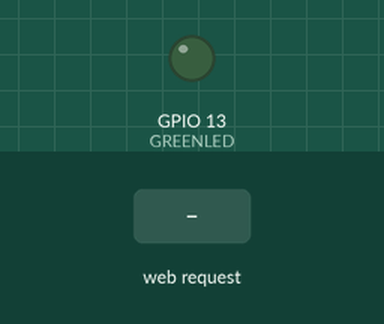
This program was run on a simulated ESP32. On the bench: output pins drawn as LEDs (lit = HIGH). The inputs (shaded band) are chosen by the test bench. WiFi joins after 1.5 s; servers stay silent unless stated; what the program prints to the serial monitor is not drawn.

Above: at 2.7 s.
2.8 s: HTTP request GET /H received
At 3.8 s:
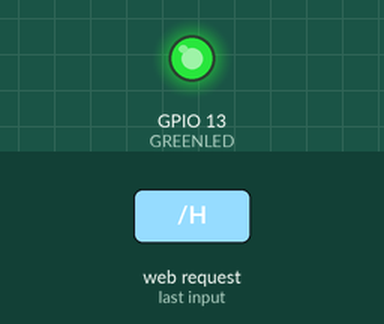
4.3 s: HTTP request GET /L received
At 4.9 s:
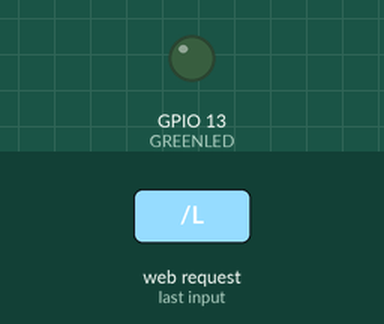
Timing chart, 0 to 7.3 s (numbered marks = the images above; inputs shaded):
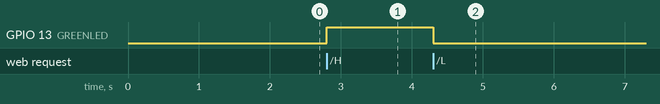

The program:

main.cpp
```cpp
#include <Arduino.h>
#include <WiFi.h>
#define GREENLED 13
#define SWITCH 12

const char* ssid     = "74902G";
const char* password = "02423886407422970452";

WiFiServer server(80);

void setup()
{
    Serial.begin(115200);
    pinMode(GREENLED, OUTPUT);      // set the LED pin mode

    delay(10);

    // We start by connecting to a WiFi network

    Serial.println();
    Serial.println();
    Serial.print("Connecting to ");
    Serial.println(ssid);

    WiFi.begin(ssid, password);

    while (WiFi.status() != WL_CONNECTED) {
        delay(500);
        Serial.print(".");
    }

    Serial.println("");
    Serial.println("WiFi connected.");
    Serial.println("IP address: ");
    Serial.println(WiFi.localIP());

    server.begin();

}

int value = 0;

void loop(){
 WiFiClient client = server.available();   // listen for incoming clients

  if (client) {                             // if you get a client,
    Serial.println("New Client.");           // print a message out the serial port
    String currentLine = "";                // make a String to hold incoming data from the client
    while (client.connected()) {            // loop while the client's connected
      if (client.available()) {             // if there's bytes to read from the client,
        char c = client.read();             // read a byte, then
        Serial.write(c);                    // print it out the serial monitor
        if (c == '\n') {                    // if the byte is a newline character

          // if the current line is blank, you got two newline characters in a row.
          // that's the end of the client HTTP request, so send a response:
          if (currentLine.length() == 0) {
            // HTTP headers always start with a response code (e.g. HTTP/1.1 200 OK)
            // and a content-type so the client knows what's coming, then a blank line:
            client.println("HTTP/1.1 200 OK");
            client.println("Content-type:text/html");
            client.println();

            // the content of the HTTP response follows the header:
            client.print("Click <a href=\"/H\">here</a> to turn the LED on pin 2 on.<br>");
            client.print("Click <a href=\"/L\">here</a> to turn the LED on pin 2 off.<br>");

            // The HTTP response ends with another blank line:
            client.println();
            // break out of the while loop:
            break;
          } else {    // if you got a newline, then clear currentLine:
            currentLine = "";
          }
        } else if (c != '\r') {  // if you got anything else but a carriage return character,
          currentLine += c;      // add it to the end of the currentLine
        }

        // Check to see if the client request was "GET /H" or "GET /L":
        if (currentLine.endsWith("GET /H")) {
          digitalWrite(GREENLED, HIGH);               // GET /H turns the LED on
        }
        if (currentLine.endsWith("GET /L")) {
          digitalWrite(GREENLED, LOW);                // GET /L turns the LED off
        }
      }
    }
    // close the connection:
    client.stop();
    Serial.println("Client Disconnected.");
  }
}
```

Measured:
- after the input at 2.8 s, GPIO 13 (GREENLED): LOW → HIGH at once
- after the input at 4.3 s, GPIO 13 (GREENLED): HIGH → LOW at once
